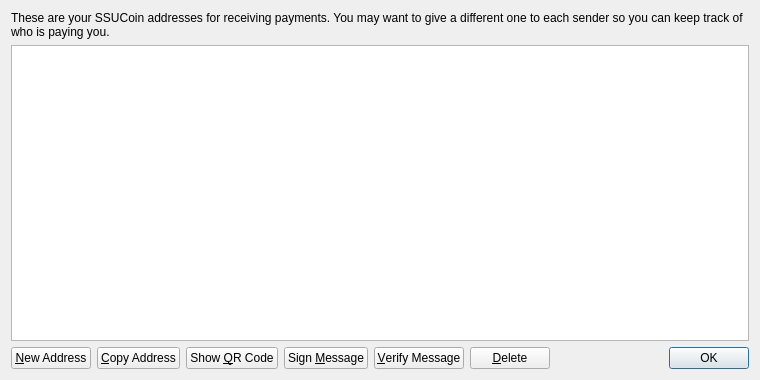
<?xml version="1.0" encoding="UTF-8"?>
<ui version="4.0">
 <class>AddressBookPage</class>
 <widget class="QWidget" name="AddressBookPage">
  <property name="geometry">
   <rect>
    <x>0</x>
    <y>0</y>
    <width>760</width>
    <height>380</height>
   </rect>
  </property>
  <property name="windowTitle">
   <string>Address Book</string>
  </property>
  <layout class="QVBoxLayout" name="verticalLayout">
   <item>
    <widget class="QLabel" name="labelExplanation">
     <property name="text">
      <string>These are your SSUCoin addresses for receiving payments. You may want to give a different one to each sender so you can keep track of who is paying you.</string>
     </property>
     <property name="textFormat">
      <enum>Qt::PlainText</enum>
     </property>
     <property name="wordWrap">
      <bool>true</bool>
     </property>
    </widget>
   </item>
   <item>
    <widget class="QTableView" name="tableView">
     <property name="contextMenuPolicy">
      <enum>Qt::CustomContextMenu</enum>
     </property>
     <property name="toolTip">
      <string>Double-click to edit address or label</string>
     </property>
     <property name="tabKeyNavigation">
      <bool>false</bool>
     </property>
     <property name="alternatingRowColors">
      <bool>true</bool>
     </property>
     <property name="selectionMode">
      <enum>QAbstractItemView::SingleSelection</enum>
     </property>
     <property name="selectionBehavior">
      <enum>QAbstractItemView::SelectRows</enum>
     </property>
     <property name="sortingEnabled">
      <bool>true</bool>
     </property>
     <attribute name="verticalHeaderVisible">
      <bool>false</bool>
     </attribute>
    </widget>
   </item>
   <item>
    <layout class="QHBoxLayout" name="horizontalLayout">
     <item>
      <widget class="QPushButton" name="newAddressButton">
       <property name="toolTip">
        <string>Create a new address</string>
       </property>
       <property name="text">
        <string>&amp;New Address</string>
       </property>
       <property name="icon">
        <iconset resource="../bitcoin.qrc">
         <normaloff>:/icons/add</normaloff>:/icons/add</iconset>
       </property>
      </widget>
     </item>
     <item>
      <widget class="QPushButton" name="copyToClipboard">
       <property name="toolTip">
        <string>Copy the currently selected address to the system clipboard</string>
       </property>
       <property name="text">
        <string>&amp;Copy Address</string>
       </property>
       <property name="icon">
        <iconset resource="../bitcoin.qrc">
         <normaloff>:/icons/editcopy</normaloff>:/icons/editcopy</iconset>
       </property>
      </widget>
     </item>
     <item>
      <widget class="QPushButton" name="showQRCode">
       <property name="text">
        <string>Show &amp;QR Code</string>
       </property>
       <property name="icon">
        <iconset resource="../bitcoin.qrc">
         <normaloff>:/icons/qrcode</normaloff>:/icons/qrcode</iconset>
       </property>
      </widget>
     </item>
     <item>
      <widget class="QPushButton" name="signMessage">
       <property name="toolTip">
        <string>Sign a message to prove you own a SSUCoin address</string>
       </property>
       <property name="text">
        <string>Sign &amp;Message</string>
       </property>
       <property name="icon">
        <iconset resource="../bitcoin.qrc">
         <normaloff>:/icons/edit</normaloff>:/icons/edit</iconset>
       </property>
      </widget>
     </item>
     <item>
      <widget class="QPushButton" name="verifyMessage">
       <property name="toolTip">
        <string>Verify a message to ensure it was signed with a specified SSUCoin address</string>
       </property>
       <property name="text">
        <string>&amp;Verify Message</string>
       </property>
       <property name="icon">
        <iconset resource="../bitcoin.qrc">
         <normaloff>:/icons/transaction_0</normaloff>:/icons/transaction_0</iconset>
       </property>
      </widget>
     </item>
     <item>
      <widget class="QPushButton" name="deleteButton">
       <property name="toolTip">
        <string>Delete the currently selected address from the list</string>
       </property>
       <property name="text">
        <string>&amp;Delete</string>
       </property>
       <property name="icon">
        <iconset resource="../bitcoin.qrc">
         <normaloff>:/icons/remove</normaloff>:/icons/remove</iconset>
       </property>
      </widget>
     </item>
     <item>
      <spacer name="horizontalSpacer">
       <property name="orientation">
        <enum>Qt::Horizontal</enum>
       </property>
       <property name="sizeHint" stdset="0">
        <size>
         <width>40</width>
         <height>20</height>
        </size>
       </property>
      </spacer>
     </item>
     <item>
      <widget class="QDialogButtonBox" name="buttonBox">
       <property name="sizePolicy">
        <sizepolicy hsizetype="Maximum" vsizetype="Fixed">
         <horstretch>0</horstretch>
         <verstretch>0</verstretch>
        </sizepolicy>
       </property>
       <property name="standardButtons">
        <set>QDialogButtonBox::Ok</set>
       </property>
      </widget>
     </item>
    </layout>
   </item>
  </layout>
 </widget>
 <resources>
  <include location="../bitcoin.qrc"/>
 </resources>
 <connections/>
</ui>
